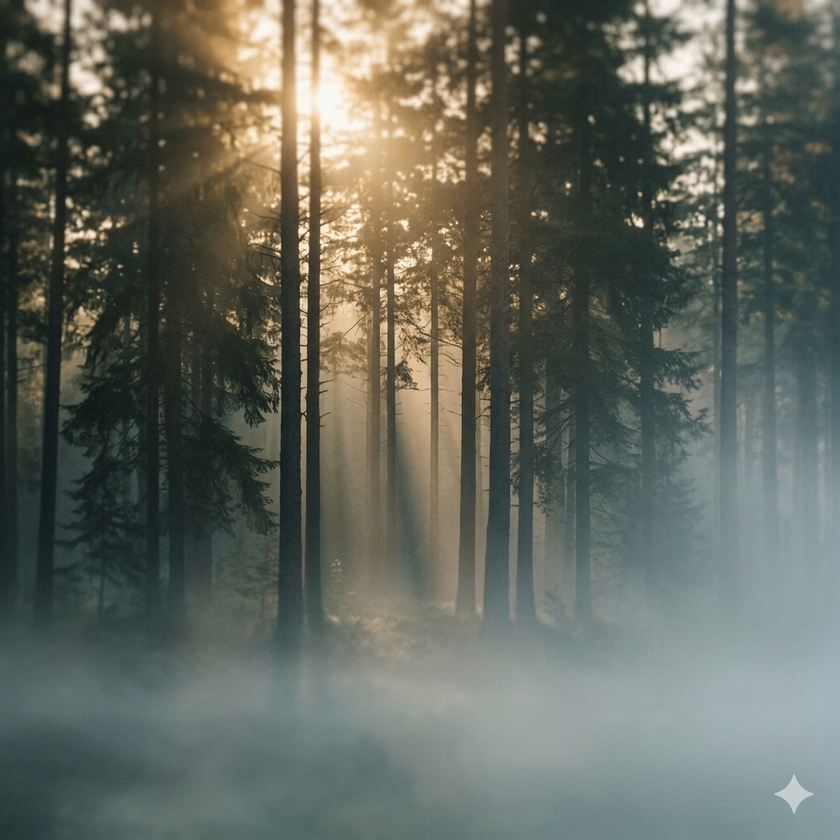
#> input picture examples/gemini-before.png, 840 x 840 px, shrunk from 1024 x 1024 before the run
$ python -i core.py   (imports and definitions only)
#> lines starting #> are read from the running program, lines starting #| are printed output that depends on the picture; after the words box and inside, x2 and y2 are one past the last pixel; in counts of white or black regions, pixels touching at a corner belong together
"""Core watermark-removal strategies."""

from __future__ import annotations

from pathlib import Path

import cv2
import numpy as np

Corner = str  # "top-left" | "top-right" | "bottom-left" | "bottom-right"

CORNER_OPPOSITE: dict[Corner, Corner] = {
    "top-left": "top-right",
    "top-right": "top-left",
    "bottom-left": "bottom-right",
    "bottom-right": "bottom-left",
}


def _corner_slice(h: int, w: int, corner: Corner, size: int) -> tuple[slice, slice]:
    """Return (row_slice, col_slice) for the given corner of a (h, w) image."""
    if corner == "top-left":
        return slice(0, size), slice(0, size)
    if corner == "top-right":
        return slice(0, size), slice(w - size, w)
    if corner == "bottom-left":
        return slice(h - size, h), slice(0, size)
    if corner == "bottom-right":
        return slice(h - size, h), slice(w - size, w)
    raise ValueError(f"Unknown corner: {corner!r}")


def _flip_for_mirror(patch: np.ndarray, src_corner: Corner, dst_corner: Corner) -> np.ndarray:
    """Flip patch so the gradient direction aligns with destination corner."""
    src_v, src_h = src_corner.split("-")
    dst_v, dst_h = dst_corner.split("-")
    flip_h = src_h != dst_h
    flip_v = src_v != dst_v
    if flip_h and flip_v:
        return cv2.flip(patch, -1)
    if flip_h:
        return cv2.flip(patch, 1)
    if flip_v:
        return cv2.flip(patch, 0)
    return patch.copy()


def mirror_patch(
    img: np.ndarray,
    corner: Corner = "bottom-right",
    *,
    source_corner: Corner | None = None,
    patch_ratio: float = 0.22,
    full_radius_ratio: float = 0.42,
    fade_radius_ratio: float = 0.78,
) -> np.ndarray:
    """Replace a corner region with a feathered mirror of another corner.

    Best for watermarks on near-uniform backgrounds where opposite corners share
    the same vignette pattern (e.g., Gemini's bottom-right sparkle on indigo).

    Args:
        img: BGR image (uint8) as returned by ``cv2.imread``.
        corner: Where the watermark sits.
        source_corner: Where to copy clean pixels from. Defaults to the diagonally
            opposite corner.
        patch_ratio: Side length of the patch as a fraction of ``min(h, w)``.
        full_radius_ratio: Inside this fraction of the patch, replacement is full (1.0).
        fade_radius_ratio: Beyond this fraction, replacement is 0. Linear fade in between.
    """
    h, w = img.shape[:2]
    size = max(8, int(min(h, w) * patch_ratio))
    src_corner = source_corner or CORNER_OPPOSITE[corner]

    src_rows, src_cols = _corner_slice(h, w, src_corner, size)
    dst_rows, dst_cols = _corner_slice(h, w, corner, size)
    src_patch = _flip_for_mirror(img[src_rows, src_cols], src_corner, corner)

    # Build a feather mask anchored at the OUTER corner of the patch
    # (the corner closest to the image edge, which is where the watermark lives).
    outer_row, outer_col = _outer_anchor(corner, size)
    y_idx, x_idx = np.indices((size, size)).astype(np.float32)
    dist = np.sqrt((y_idx - outer_row) ** 2 + (x_idx - outer_col) ** 2)
    full_r = size * full_radius_ratio
    fade_r = size * fade_radius_ratio
    mask = np.where(
        dist <= full_r,
        1.0,
        np.where(dist < fade_r, (fade_r - dist) / (fade_r - full_r), 0.0),
    ).astype(np.float32)
    mask_3c = np.stack([mask] * 3, axis=2)

    target = img[dst_rows, dst_cols].astype(np.float32)
    blended = src_patch.astype(np.float32) * mask_3c + target * (1 - mask_3c)
    out = img.copy()
    out[dst_rows, dst_cols] = np.clip(blended, 0, 255).astype(np.uint8)
    return out


def _outer_anchor(corner: Corner, size: int) -> tuple[int, int]:
    """Patch-local row/col of the corner that touches the image edge."""
    last = size - 1
    return {
        "top-left": (0, 0),
        "top-right": (0, last),
        "bottom-left": (last, 0),
        "bottom-right": (last, last),
    }[corner]


def inpaint_bright(
    img: np.ndarray,
    corner: Corner = "bottom-right",
    *,
    region_ratio: float = 0.15,
    brightness_threshold: int = 120,
    dilate_iters: int = 3,
    inpaint_radius: int = 10,
    flags: int = cv2.INPAINT_TELEA,
) -> np.ndarray:
    """Detect bright watermark pixels in a corner and inpaint them.

    Best for solid-color watermarks (white sparkles, light text) on darker backgrounds.
    """
    h, w = img.shape[:2]
    size = max(8, int(min(h, w) * region_ratio))
    rows, cols = _corner_slice(h, w, corner, size)

    region = img[rows, cols]
    gray = cv2.cvtColor(region, cv2.COLOR_BGR2GRAY)
    _, region_mask = cv2.threshold(gray, brightness_threshold, 255, cv2.THRESH_BINARY)

    full_mask = np.zeros((h, w), dtype=np.uint8)
    full_mask[rows, cols] = region_mask
    if dilate_iters > 0:
        kernel = np.ones((5, 5), np.uint8)
        full_mask = cv2.dilate(full_mask, kernel, iterations=dilate_iters)

    return cv2.inpaint(img, full_mask, inpaint_radius, flags)


Strategy = str  # "mirror" | "inpaint" | "hybrid"


def remove_watermark(
    img: np.ndarray | str | Path,
    *,
    strategy: Strategy = "mirror",
    corner: Corner = "bottom-right",
    **kwargs,
) -> np.ndarray:
    """Public entry point. Accepts an array or a path; returns a BGR uint8 array."""
#> called with img = '../examples/gemini-before.png', strategy = 'mirror', corner = 'bottom-right'
    if isinstance(img, (str, Path)):
        loaded = cv2.imread(str(img))
#> loaded is the input picture: shape (840, 840, 3); mean B, G, R 94.1, 103.6, 99.5
        if loaded is None:
            raise FileNotFoundError(f"Could not read image: {img}")
        img = loaded

    if strategy == "mirror":
        return mirror_patch(img, corner=corner, **kwargs)
#> in _flip_for_mirror, `return cv2.flip(patch, 1)`:
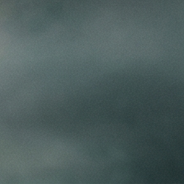
#> returned value: shape (184, 184, 3); mean of channels 0, 1, 2 92.9, 93.4, 76.4; drawn as B, G, R
#> in mirror_patch, `target = img[dst_rows, dst_cols].astype(np.float32)`:
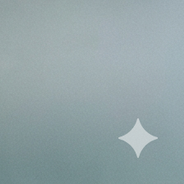
#> target: shape (184, 184, 3) float32; mean B, G, R 167.4, 164.3, 147.3
#> in mirror_patch, `blended = src_patch.astype(np.float32) * mask_3c + target * (1 - mask_..`:
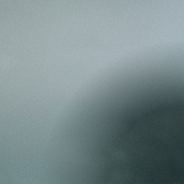
#> blended: shape (184, 184, 3) float32; mean B, G, R 141, 139.1, 122.6
#> in mirror_patch, `out[dst_rows, dst_cols] = np.clip(blended, 0, 255).astype(np.uint8)`:
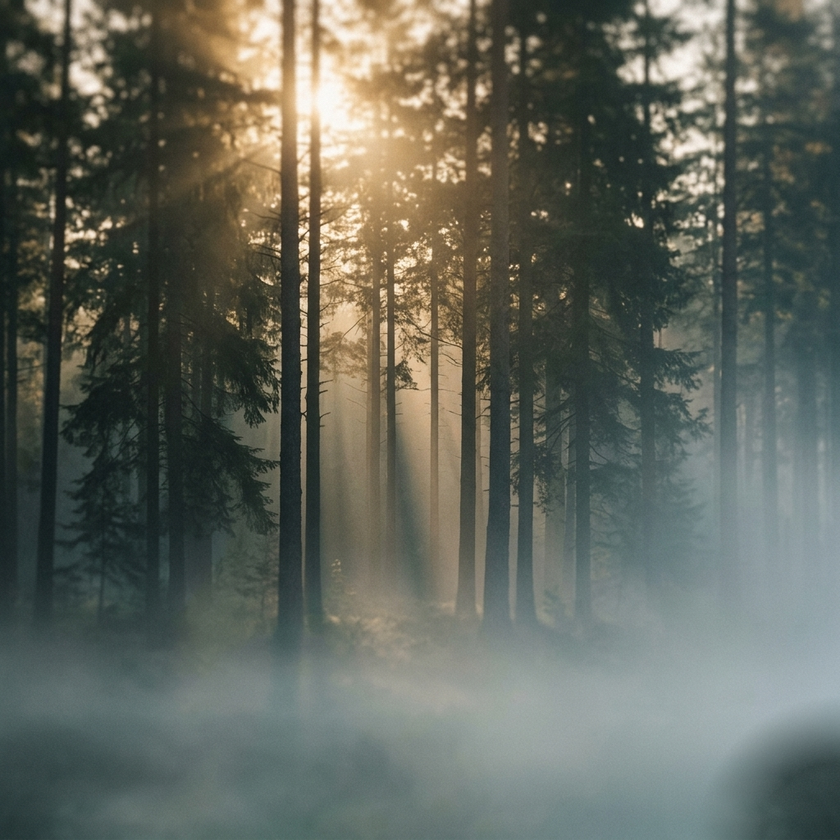
#> out: shape (840, 840, 3); 2.31% of pixels changed, all inside (x1, y1, x2, y2) = (696, 696, 840, 840)
    if strategy == "inpaint":
        return inpaint_bright(img, corner=corner, **kwargs)
    if strategy == "hybrid":
        intermediate = mirror_patch(img, corner=corner, **kwargs.get("mirror", {}))
        return inpaint_bright(intermediate, corner=corner, **kwargs.get("inpaint", {}))
    raise ValueError(f"Unknown strategy: {strategy!r}")

>>> result = remove_watermark('../examples/gemini-before.png')
